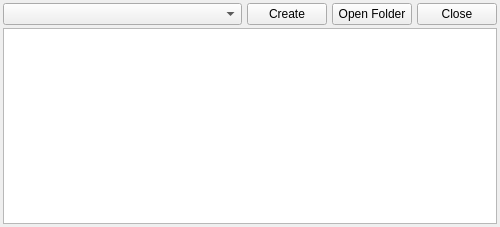
<?xml version="1.0" encoding="UTF-8"?>
<ui version="4.0">
 <class>MakeHtmlBible</class>
 <widget class="QWidget" name="MakeHtmlBible">
  <property name="geometry">
   <rect>
    <x>0</x>
    <y>0</y>
    <width>500</width>
    <height>227</height>
   </rect>
  </property>
  <property name="sizePolicy">
   <sizepolicy hsizetype="Fixed" vsizetype="Fixed">
    <horstretch>0</horstretch>
    <verstretch>0</verstretch>
   </sizepolicy>
  </property>
  <property name="windowTitle">
   <string>create html bible - SoulAnchor</string>
  </property>
  <property name="windowIcon">
   <iconset resource="../build-soulanchor-Desktop-Debug/soulanchor.qrc">
    <normaloff>:/img/anchor.png</normaloff>:/img/anchor.png</iconset>
  </property>
  <layout class="QGridLayout" name="gridLayout">
   <property name="leftMargin">
    <number>3</number>
   </property>
   <property name="topMargin">
    <number>3</number>
   </property>
   <property name="rightMargin">
    <number>3</number>
   </property>
   <property name="bottomMargin">
    <number>3</number>
   </property>
   <property name="horizontalSpacing">
    <number>5</number>
   </property>
   <property name="verticalSpacing">
    <number>3</number>
   </property>
   <item row="0" column="4">
    <widget class="QPushButton" name="pb_close">
     <property name="sizePolicy">
      <sizepolicy hsizetype="Fixed" vsizetype="Fixed">
       <horstretch>0</horstretch>
       <verstretch>0</verstretch>
      </sizepolicy>
     </property>
     <property name="text">
      <string>Close</string>
     </property>
    </widget>
   </item>
   <item row="1" column="0" colspan="5">
    <widget class="QTextEdit" name="te">
     <property name="toolTip">
      <string notr="true"/>
     </property>
     <property name="readOnly">
      <bool>true</bool>
     </property>
    </widget>
   </item>
   <item row="0" column="3">
    <widget class="QPushButton" name="pb_folder">
     <property name="sizePolicy">
      <sizepolicy hsizetype="Fixed" vsizetype="Fixed">
       <horstretch>0</horstretch>
       <verstretch>0</verstretch>
      </sizepolicy>
     </property>
     <property name="text">
      <string>Open Folder</string>
     </property>
    </widget>
   </item>
   <item row="0" column="2">
    <widget class="QPushButton" name="pb_make">
     <property name="sizePolicy">
      <sizepolicy hsizetype="Fixed" vsizetype="Fixed">
       <horstretch>0</horstretch>
       <verstretch>0</verstretch>
      </sizepolicy>
     </property>
     <property name="text">
      <string>Create</string>
     </property>
    </widget>
   </item>
   <item row="0" column="0" colspan="2">
    <widget class="QComboBox" name="cb_tl">
     <property name="sizePolicy">
      <sizepolicy hsizetype="Preferred" vsizetype="Fixed">
       <horstretch>0</horstretch>
       <verstretch>0</verstretch>
      </sizepolicy>
     </property>
    </widget>
   </item>
  </layout>
 </widget>
 <resources>
  <include location="../build-soulanchor-Desktop-Debug/soulanchor.qrc"/>
 </resources>
 <connections/>
</ui>
